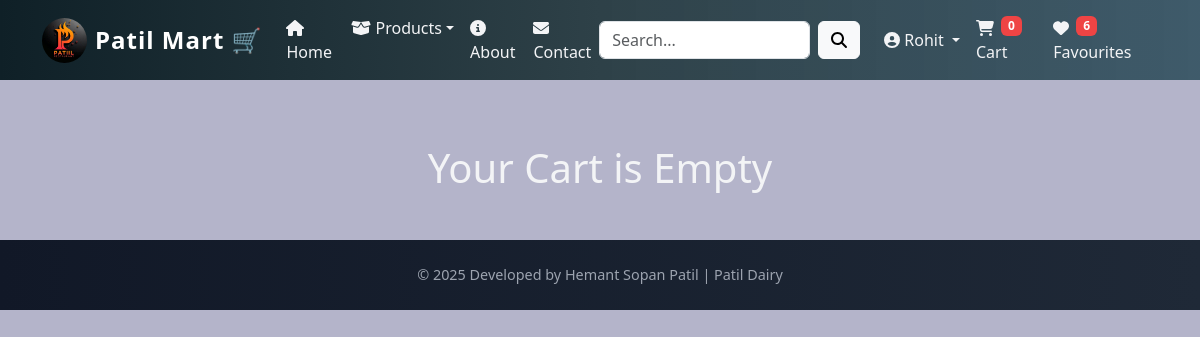
Before: /cart/ (signed in) with the older database file.
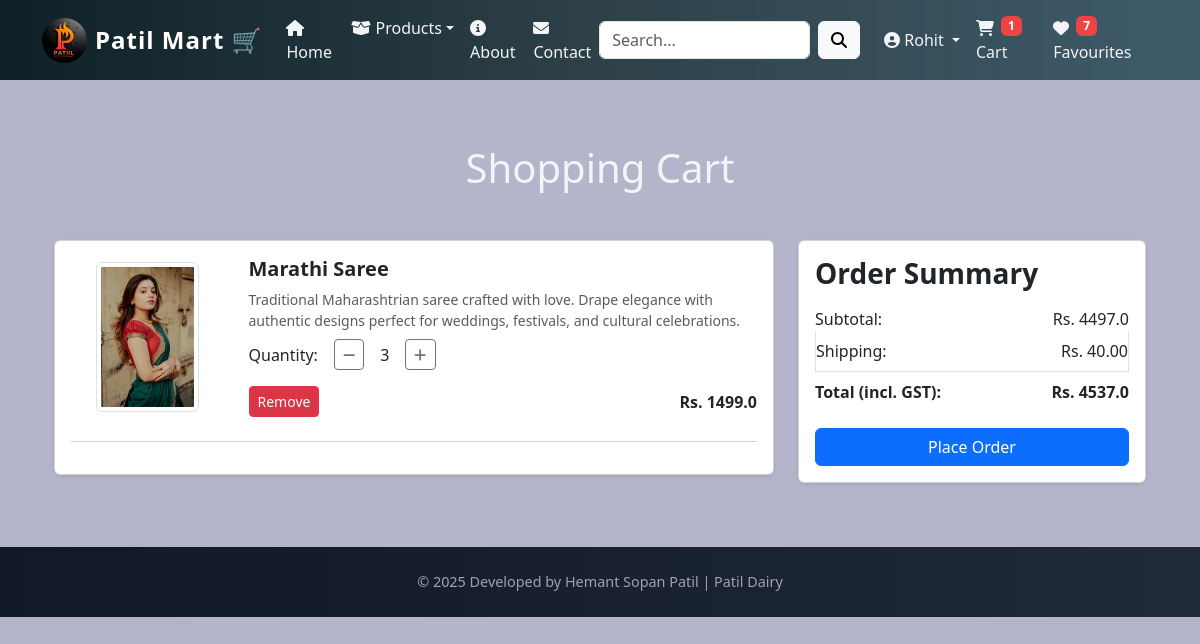
After: the same page with the newer database file.
### app/models.py (models this page shows, shortened)
class Cart(models.Model):
    user = models.ForeignKey(User,on_delete=models.CASCADE)
    products = models.ForeignKey(product, on_delete=models.CASCADE)
    quantity = models.PositiveIntegerField(default=1)

class product(models.Model):
    title = models.CharField(max_length=100)
    selling_price = models.FloatField()
    discounted_price = models.FloatField()
    description = models.TextField()
    composition = models.TextField(default='', blank=True)
    prodapp = models.TextField(default='', blank=True)
    main_category = models.CharField(choices=MAIN_CATEGORIES, max_length=3, default='DA')
    sub_category = models.CharField(choices=SUBCATEGORY_CHOICES, max_length=4, default='ML')
    brand = models.CharField(max_length=100, default='', blank=True)
    product_image = models.ImageField(upload_to='product')

### app/views.py (the view)
# urls.py: path('cart/', views.show_cart, name='showcart'),
@login_required
def show_cart(request):
    totalitem = 0
    wishitem = 0
    if request.user.is_authenticated:
           totalitem = len(Cart.objects.filter(user=request.user))
           wishitem = len(Wishlist.objects.filter(user=request.user))
    user=request.user
    cart = Cart.objects.filter(user=user)
    amount = 0
    for p in cart:
        value = p.quantity * p.products.discounted_price
        amount = amount + value
    totalamount = amount + 40
    return render(request, 'app/addtocart.html', locals())

### app/templates/app/addtocart.html (shortened to what this page needs)
{% extends 'app/base.html' %}
{% load static %}
{% block main-content %}
<div class="container my-5">
    {% if cart %}
        <h1 class="text-center mb-5">Shopping Cart</h1>
        <div class="row">
            <div class="col-lg-8">
                <div class="card shadow-sm mb-4">
                    <div class="card-body">
                        {% for item in cart %}
                            <div class="row align-items-center mb-4">
                                <div class="col-sm-3 text-center">
                                    <img src="{{ item.products.product_image.url }}"
                                         alt="{{ item.products.title }}"
                                         class="img-fluid img-thumbnail"
                                         style="max-height: 150px; max-width: 150px;">
                                </div>
                                <div class="col-sm-9">
                                    <h5 class="fw-bold">{{ item.products.title }}</h5>
                                    <p class="text-muted small mb-2">{{ item.products.description }}</p>
                                    <div class="d-flex align-items-center mb-3">
                                        <label class="me-3">Quantity:</label>
                                        <button class="btn btn-outline-secondary btn-sm minus-cart" pid="{{ item.products.id }}">
                                            <i class="fas fa-minus"></i>
                                        </button>
                                        <span id="quantity" class="mx-3">{{ item.quantity }}</span>
                                        <button class="btn btn-outline-secondary btn-sm plus-cart" pid="{{ item.products.id }}">
                                            <i class="fas fa-plus"></i>
                                        </button>
                                    </div>
                                    <div class="d-flex justify-content-between align-items-center">
                                        <button class="btn btn-danger btn-sm remove-cart" pid="{{ item.products.id }}">Remove</button>
                                        <span class="fw-bold">Rs. {{ item.products.discounted_price }}</span>
                                    </div>
                                </div>
                            </div>
                            <hr class="text-muted">
                        {% endfor %}
                    </div>
                </div>
            </div>
            <div class="col-lg-4">
                <div class="card shadow-sm">
                    <div class="card-body">
                        <h3 class="fw-bold">Order Summary</h3>
                        <ul class="list-group mb-4">
                            <li class="list-group-item d-flex justify-content-between border-0 px-0 pb-0">
                                <span>Subtotal:</span>
                                <span id="amount">Rs. {{ amount }}</span>
                            </li>
                            <li class="list-group-item d-flex justify-content-between px-0">
                                <span>Shipping:</span>
                                <span>Rs. 40.00</span>
                            </li>
                            <li class="list-group-item d-flex justify-content-between border-0 px-0 pb-0">
                                <strong>Total (incl. GST):</strong>
                                <strong id="totalamount">Rs. {{ totalamount }}</strong>
                            </li>
                        </ul>
                        <div class="d-grid">
                            <a href="{% url 'checkout' %}" class="btn btn-primary">Place Order</a>
                        </div>
                    </div>
                </div>
            </div>
        </div>
    {% else %}
        <div class="text-center">
            <h1 class="mb-5">Your Cart is Empty</h1>
        </div>
    {% endif %}
</div>
<link rel="stylesheet" href="{% static 'app/css/all.min.css' %}">
{% endblock main-content %}

### app/templates/app/base.html (shortened to what this page needs)
<!DOCTYPE html>
{% load static %}
<html lang="en">
<head>
  <link href="https://cdn.jsdelivr.net/npm/bootstrap@5.3.3/dist/css/bootstrap.min.css" rel="stylesheet">
  <link rel="stylesheet" href="{% static 'app/css/all.min.css' %}">
  <link rel="stylesheet" href="{% static 'app/css/owl.carousel.min.css' %}">
  <link rel="stylesheet" href="{% static 'app/css/style.css' %}">
</head>
<body>
<nav class="navbar navbar-expand-lg fixed-top">
  <div class="container">
    <a class="navbar-brand d-flex align-items-center gap-2" href="/">
      <img src="{% static 'app/images/product/Patil.jpeg' %}" width="45" height="45" class="rounded-circle">
      <span class="fw-bold fs-4">Patil Mart 🛒</span>
    </a>
    <div class="collapse navbar-collapse" id="mainNavbar">
      <ul class="navbar-nav me-auto mb-2 mb-lg-0">
        <li class="nav-item"><a class="nav-link active" href="/"><i class="fas fa-home me-1"></i>Home</a></li>
        <li class="nav-item dropdown">
          <a class="nav-link dropdown-toggle" href="#" data-bs-toggle="dropdown"><i class="fas fa-box-open me-1"></i>Products</a>
        </li>
        <li class="nav-item"><a class="nav-link" href="{% url 'about' %}"><i class="fas fa-info-circle me-1"></i>About</a></li>
        <li class="nav-item"><a class="nav-link" href="{% url 'contact' %}"><i class="fas fa-envelope me-1"></i>Contact</a></li>
      </ul>
      <form class="d-flex me-3" method="get" action="{% url 'search' %}">
        <input class="form-control me-2" type="search" name="search" placeholder="Search...">
        <button class="btn btn-light" type="submit"><i class="fas fa-search"></i></button>
      </form>
      <ul class="navbar-nav mb-2 mb-lg-0 align-items-center">
        {% if request.user.is_authenticated %}
        <li class="nav-item dropdown">
          <a class="nav-link dropdown-toggle" href="#" data-bs-toggle="dropdown">
            <i class="fas fa-user-circle me-1"></i>{{ user.username }}
          </a>
        </li>
        {% else %}
        <li class="nav-item"><a class="nav-link" href="{% url 'login' %}"><i class="fas fa-sign-in-alt me-1"></i>Login</a></li>
        <li class="nav-item"><a class="nav-link" href="{% url 'customerregistration' %}"><i class="fas fa-user-plus me-1"></i>Register</a></li>
        {% endif %}
        <li class="nav-item">
          <a class="nav-link" href="{% url 'showcart' %}"><i class="fas fa-shopping-cart me-1"></i><span class="badge bg-danger">{{ totalitem|default:"0" }}</span> Cart</a>
        </li>
        <li class="nav-item">
          <a class="nav-link" href="#"><i class="fas fa-heart me-1"></i><span class="badge bg-danger">{{ wishitem|default:"0" }}</span> Favourites</a>
        </li>
      </ul>
    </div>
  </div>
</nav>
<main class="pt-5 mt-5">
  <div class="container">
    {% block main-content %}{% endblock main-content %}
  </div>
</main>
<footer class="text-center">
  <div class="container">
    <p>&copy; 2025 Developed by Hemant Sopan Patil | Patil Dairy</p>
  </div>
</footer>
</body>
</html>

Changed rows visible on the page:
added Cart: products.product_image (picture), products "Marathi Saree", products.description "Traditional Maharashtrian saree crafted with love. Drape elegance with authentic designs perfect for weddings, festivals, and cultural celebrations.", quantity "3", products.discounted_price "1499.0"
Other visible differences:
{{ totalitem|default:"0" }}: "0" → "1"
{{ wishitem|default:"0" }}: "6" → "7"
{{ amount }}: (not shown) → "4497.0"
{{ totalamount }}: (not shown) → "4537.0"
text no longer shown: "Your Cart is Empty"
text now shown: "Shopping Cart Order Summary Subtotal: Rs. Shipping: Rs. 40.00 Total (incl. GST): Rs. Place Order"
